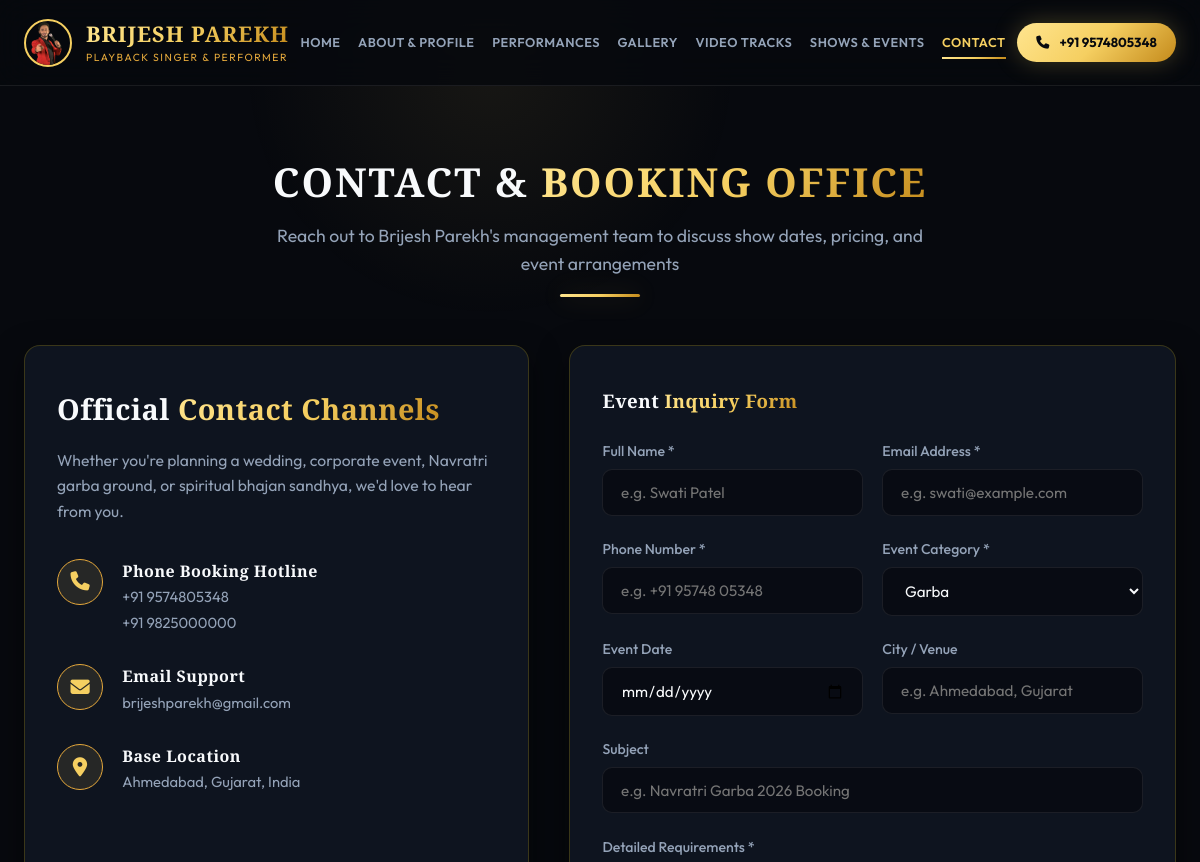
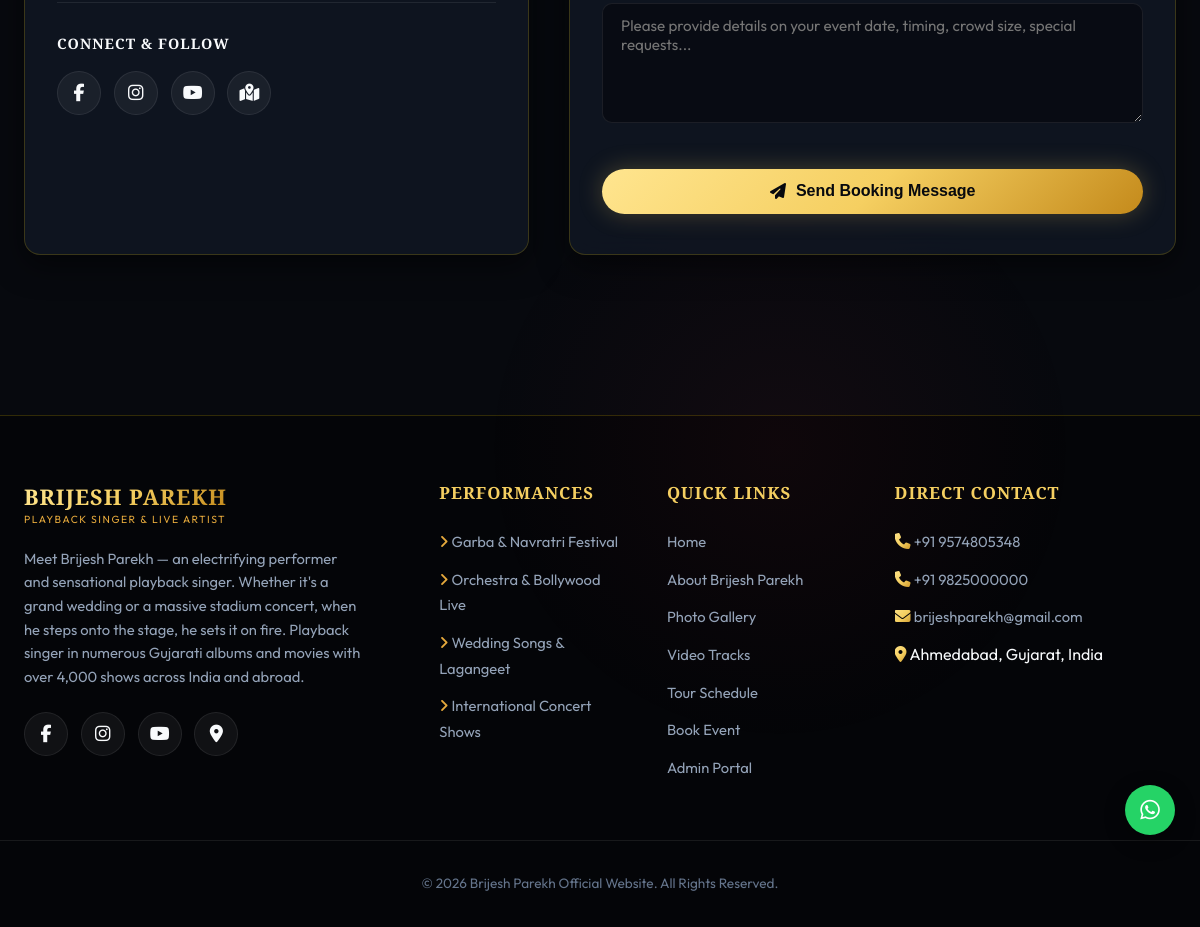
The app's page /contact/, older data (2 pictures, top to bottom).
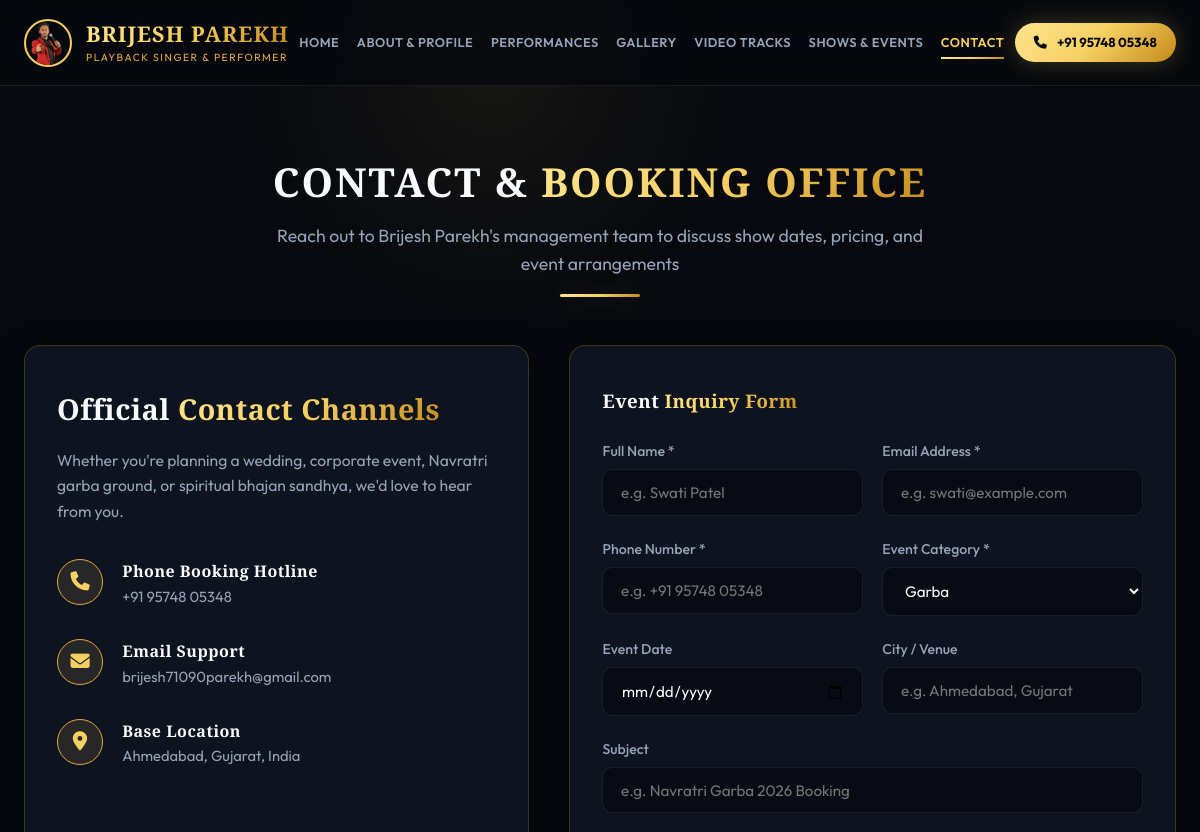
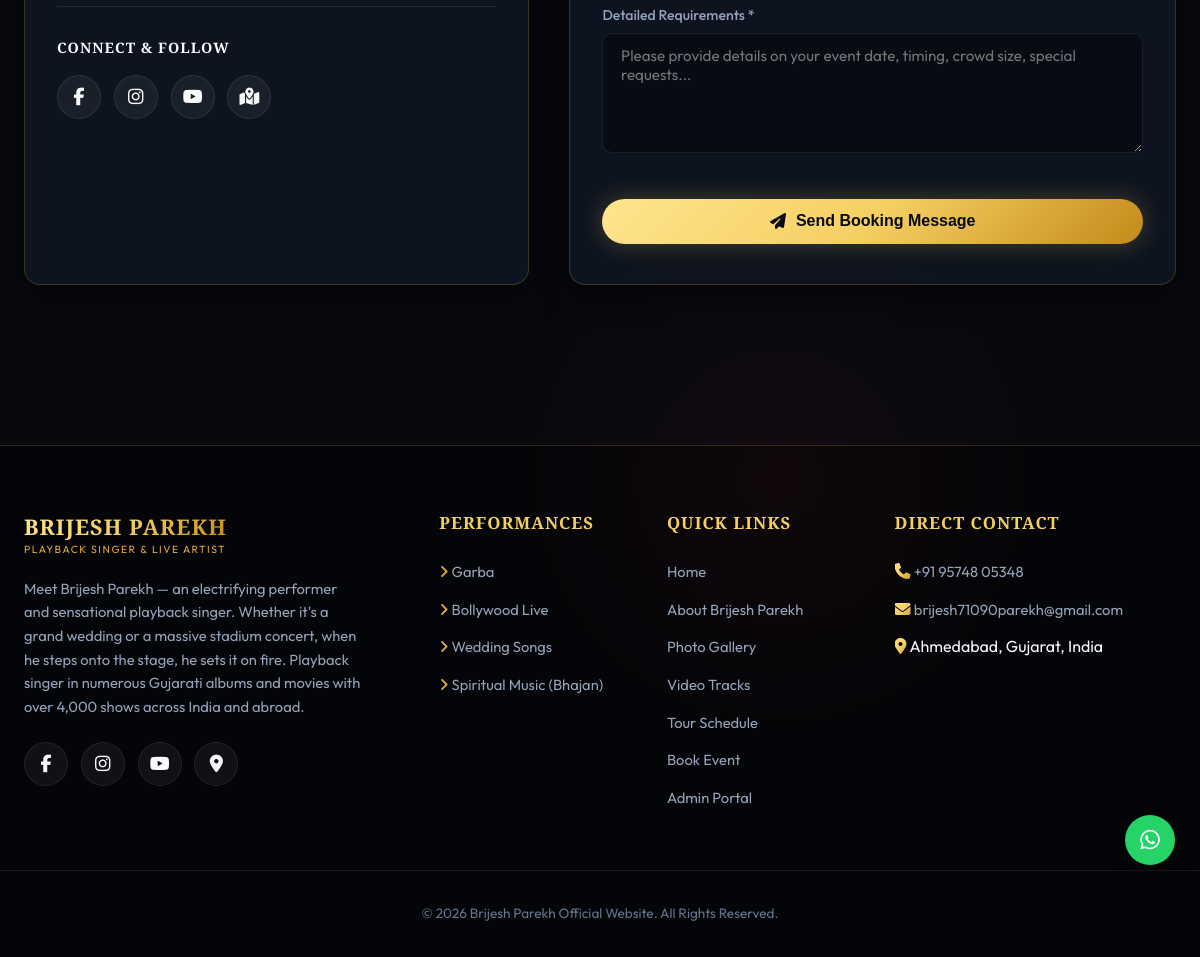
The same page, newer data (2 pictures, top to bottom).
### singer_app/models.py (models this page shows, shortened)
class SingerProfile(models.Model):
    name = models.CharField(max_length=100, default="Brijesh Parekh")
    tagline = models.CharField(max_length=200, default="Playback Singer & Electrifying Stage Performer")
    shows_count = models.IntegerField(default=4000, help_text="Total live shows performed")
    countries_count = models.IntegerField(default=15, help_text="Countries performed in")
    years_experience = models.IntegerField(default=20, help_text="Years of professional singing")
    bio_short = models.TextField(default="Let me introduce to a very talented, electrifying performer and sensational singer. Whether it's a wedding or concert, when he steps on the stage he sets it on fire. Playback singer in many Gujarati albums and movies with over 4000 shows in India and abroad.")
    bio_full = models.TextField(default="Brijesh Parekh is one of Gujarat's most celebrated playback singers and dynamic live performers. With over 4,000 successful shows globally across India, USA, UK, West Indies, and Africa, Brijesh Parekh creates magic on stage with high-energy Garba, soulful Lagangeet (wedding songs), nostalgic Bollywood Orchestra, and thrilling DJ nights. Known for his captivating voice, incredible vocal range, and unmatched stage command, he brings life and grandeur to every celebration.")
    phone_primary = models.CharField(max_length=30, default="+91 95748 05348")
    phone_secondary = models.CharField(max_length=30, blank=True, default="")
    email = models.EmailField(default="brijesh71090parekh@gmail.com")
    address = models.CharField(max_length=255, default="Ahmedabad, Gujarat, India")
    facebook_url = models.URLField(default="https://www.facebook.com/brijeshparekhnight?mibextid=LQQJ4d")
    instagram_url = models.URLField(default="https://www.instagram.com/thebrijeshparekh?igsh=amIwamgxbjU0aDFh&utm_source=qr")
    youtube_url = models.URLField(default="https://youtube.com/@brijeshparekhofficial5953?si=E4l35MJxYiL2Pbgt")
    google_maps_url = models.URLField(default="https://maps.app.goo.gl/x4TiHEh2ehnbZqW7A?g_st=com.google.maps.preview.copy")
    hero_video_path = models.CharField(max_length=255, default="V1.MP4")
    class Meta:
        verbose_name = "Singer Profile"
        verbose_name_plural = "Singer Profile"

class PerformanceCategory(models.Model):
    name = models.CharField(max_length=100)
    slug = models.SlugField(unique=True)
    subtitle = models.CharField(max_length=200)
    description = models.TextField()
    cover_image = models.CharField(max_length=255, help_text="Path relative to static folder")
    icon = models.CharField(max_length=100, default="fa-solid fa-music")
    display_order = models.IntegerField(default=0)
    class Meta:
        verbose_name = "Performance Category"
        verbose_name_plural = "Performance Categories"
        ordering = ['display_order', 'id']

### singer_app/views.py (the view, shortened to what this page needs)
# urls.py: path('contact/', views.contact_view, name='contact'),
def contact_view(request):
    profile = SingerProfile.objects.first()
    return render(request, 'contact.html', {'profile': profile})

### singer_app/context_processors.py (called while the page is built)
def profile_context(request):
    try:
        profile = SingerProfile.objects.first()
        if not profile:
            profile, _ = SingerProfile.objects.get_or_create(id=1)
        categories = PerformanceCategory.objects.only(
            'id', 'name', 'slug', 'icon', 'display_order'
        ).order_by('display_order', 'id')
    except Exception:
        profile = None
        categories = []
    return {
        'singer_profile': profile,
        'nav_categories': categories,
    }

### templates/contact.html (shortened to what the changed rows need)
{% extends 'base.html' %}
{% load static %}
{% block content %}
<section class="container" style="padding-top: calc(var(--navbar-height) + 4rem); padding-bottom: 6rem;">
  <div class="section-title">
    <h2>Contact & <span class="gold-text">Booking Office</span></h2>
  </div>
  <div class="contact-grid">
    <div class="glass-card contact-info-card">
      <div class="info-item">
        <div class="info-text">
          <h4>Phone Booking Hotline</h4>
          <a href="tel:{{ profile.phone_primary }}">{{ profile.phone_primary }}</a>{% if profile.phone_secondary %}<br><a href="tel:{{ profile.phone_secondary }}">{{ profile.phone_secondary }}</a>{% endif %}
        </div>
      </div>
      <div class="info-item">
        <div class="info-text">
          <h4>Email Support</h4>
          <a href="mailto:{{ profile.email }}">{{ profile.email }}</a>
        </div>
      </div>
      <div class="info-item">
        <div class="info-text">
          <h4>Base Location</h4>
          <p>{{ profile.address }}</p>
        </div>
      </div>
    </div>
  </div>
</section>
{% endblock %}

### templates/base.html (shortened to what the changed rows need)
{% load static %}
<!DOCTYPE html>
<html lang="en">
<head>
  <link rel="stylesheet" href="https://cdnjs.cloudflare.com/ajax/libs/font-awesome/6.5.1/css/all.min.css">
  <link rel="stylesheet" href="{% static 'css/style.css' %}">
</head>
<body>
  <header class="navbar-header" id="mainHeader">
    <div class="container nav-container">
      <div class="nav-cta">
        <a href="tel:{{ singer_profile.phone_primary }}" class="btn-primary btn-call" title="Call Brijesh Parekh">
          <i class="fa-solid fa-phone"></i> <span>{{ singer_profile.phone_primary }}</span>
        </a>
      </div>
    </div>
  </header>
  <main id="mainContent">
    {% block content %}{% endblock %}
  </main>
  <footer class="main-footer">
    <div class="container footer-grid">
      <div class="footer-brand">
        <div class="logo-brand">
          <div>
          </div>
        </div>
        <p>{{ singer_profile.bio_short }}</p>
        <div class="social-links-flex" style="margin-top: 1.5rem;">
          <a href="{{ singer_profile.facebook_url }}" target="_blank" rel="noopener" class="social-icon-btn" aria-label="Facebook"><i class="fa-brands fa-facebook-f"></i></a>
          <a href="{{ singer_profile.instagram_url }}" target="_blank" rel="noopener" class="social-icon-btn" aria-label="Instagram"><i class="fa-brands fa-instagram"></i></a>
          <a href="{{ singer_profile.youtube_url }}" target="_blank" rel="noopener" class="social-icon-btn" aria-label="YouTube"><i class="fa-brands fa-youtube"></i></a>
          <a href="{{ singer_profile.google_maps_url }}" target="_blank" rel="noopener" class="social-icon-btn" aria-label="Google Maps"><i class="fa-solid fa-location-dot"></i></a>
        </div>
      </div>
      <div class="footer-col">
        <ul>
          {% for cat in nav_categories %}
            <li><a href="{% url 'category_detail' cat.slug %}"><i class="fa-solid fa-angle-right" style="color: var(--gold-secondary);"></i> {{ cat.name }}</a></li>
          {% endfor %}
        </ul>
      </div>
      <div class="footer-col">
        <ul>
          <li><i class="fa-solid fa-phone gold-text"></i> <a href="tel:{{ singer_profile.phone_primary }}">{{ singer_profile.phone_primary }}</a></li>
          {% if singer_profile.phone_secondary %}<li><i class="fa-solid fa-phone gold-text"></i> <a href="tel:{{ singer_profile.phone_secondary }}">{{ singer_profile.phone_secondary }}</a></li>{% endif %}
          <li><i class="fa-solid fa-envelope gold-text"></i> <a href="mailto:{{ singer_profile.email }}">{{ singer_profile.email }}</a></li>
          <li><i class="fa-solid fa-location-dot gold-text"></i> {{ singer_profile.address }}</li>
        </ul>
      </div>
    </div>
  </footer>
</body>
</html>

Row changes from the older to the newer data that the page shows:
removed PerformanceCategory: name "International Concert Shows"
changed SingerProfile "Ahmedabad, Gujarat, India": phone_primary "+91 9574805348" → "+91 95748 05348"; email "brijeshparekh@gmail.com" → "brijesh71090parekh@gmail.com"; phone_secondary "+91 9825000000" → (not shown)
changed PerformanceCategory: name "Garba & Navratri Festival" → "Garba"
changed PerformanceCategory: name "Orchestra & Bollywood Live" → "Bollywood Live"
changed PerformanceCategory: name "Wedding Songs & Lagangeet" → "Wedding Songs"
added PerformanceCategory: name "Spiritual Music (Bhajan)"
